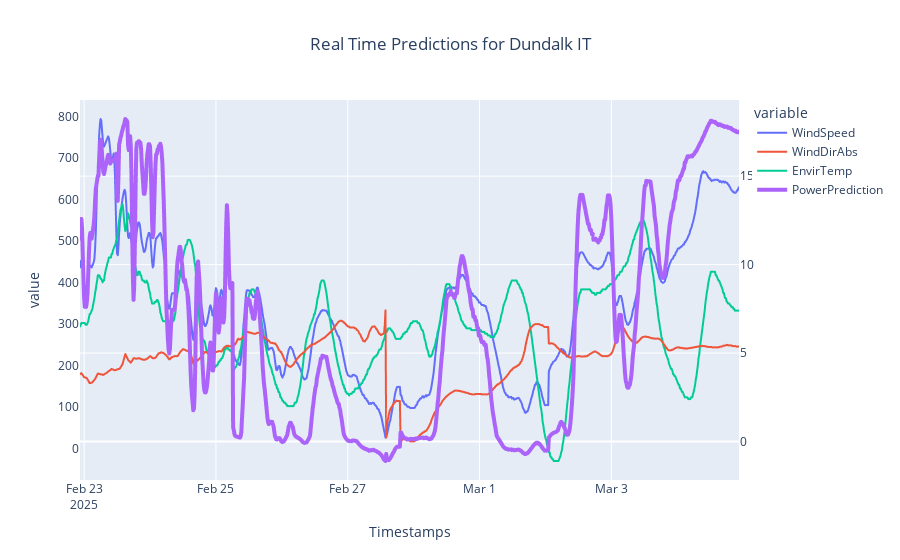

Write notebook code for a chart like this one.
### Code cell
pd.options.display.max_columns = None
pd.options.plotting.backend = "plotly"

(
    df.melt(id_vars = 'Timestamps',)
     .plot(x = 'Timestamps', y = 'value', color = 'variable', title = 'Real Time Predictions for Dundalk IT')
     .update_layout(yaxis2 = dict(side = 'right'))
     .update_traces(selector = dict(name = 'EnvirTemp'), yaxis = 'y2')
     .update_traces(selector = dict(name = 'WindSpeed'), yaxis = 'y2')
     .update_traces(selector = dict(name = 'PowerPrediction'), line = dict(width = 4))
     .update_layout(title_x = 0.5)

)

### Figure 1 — Plotly figure (JSON) as saved in the notebook; plotly's stock layout.template omitted (floating-point values rounded to 4 significant figures; data arrays with more than 128 entries replaced by an {"elided": "..."} marker saying what was removed)
{"data": [{"hovertemplate": "variable=WindSpeed<br>Timestamps=%{x}<br>value=%{y}<extra></extra>", "legendgroup": "WindSpeed", "line": {"color": "#636efa", "dash": "solid"}, "marker": {"symbol": "circle"}, "mode": "lines", "name": "WindSpeed", "showlegend": true, "type": "scattergl", "x": {"elided": "961 str values"}, "xaxis": "x", "y": {"elided": "961 float values"}, "yaxis": "y2"}, {"hovertemplate": "variable=WindDirAbs<br>Timestamps=%{x}<br>value=%{y}<extra></extra>", "legendgroup": "WindDirAbs", "line": {"color": "#EF553B", "dash": "solid"}, "marker": {"symbol": "circle"}, "mode": "lines", "name": "WindDirAbs", "showlegend": true, "type": "scattergl", "x": {"elided": "961 str values"}, "xaxis": "x", "y": {"elided": "961 int values"}, "yaxis": "y"}, {"hovertemplate": "variable=EnvirTemp<br>Timestamps=%{x}<br>value=%{y}<extra></extra>", "legendgroup": "EnvirTemp", "line": {"color": "#00cc96", "dash": "solid"}, "marker": {"symbol": "circle"}, "mode": "lines", "name": "EnvirTemp", "showlegend": true, "type": "scattergl", "x": {"elided": "961 str values"}, "xaxis": "x", "y": {"elided": "961 float values"}, "yaxis": "y2"}, {"hovertemplate": "variable=PowerPrediction<br>Timestamps=%{x}<br>value=%{y}<extra></extra>", "legendgroup": "PowerPrediction", "line": {"color": "#ab63fa", "dash": "solid", "width": 4}, "marker": {"symbol": "circle"}, "mode": "lines", "name": "PowerPrediction", "showlegend": true, "type": "scattergl", "x": {"elided": "961 str values"}, "xaxis": "x", "y": {"elided": "961 float values"}, "yaxis": "y"}], "layout": {"legend": {"title": {"text": "variable"}, "tracegroupgap": 0}, "title": {"text": "Real Time Predictions for Dundalk IT", "x": 0.5}, "xaxis": {"anchor": "y", "domain": [0, 1], "title": {"text": "Timestamps"}}, "yaxis": {"anchor": "x", "domain": [0, 1], "title": {"text": "value"}}, "yaxis2": {"side": "right"}}}
